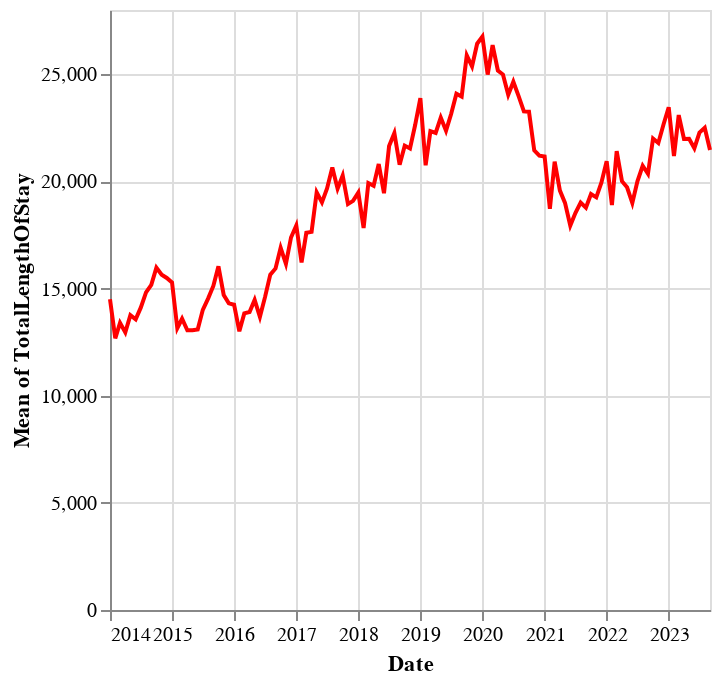

The notebook cell saved with this chart:
### Code cell
alt.Chart(shelters).mark_line(color='red').encode(
    x='Date',
    y='mean(TotalLengthOfStay)'
)

### Figure 1 — Vega-Lite specification as saved in the notebook (floating-point values rounded to 4 significant figures; data arrays with more than 128 entries replaced by an {"elided": "..."} marker saying what was removed)
{"config": {"view": {"continuousWidth": 300, "continuousHeight": 300}}, "data": {"name": "data-a062c84fea5b80d69b57e7b3b717d55a"}, "mark": {"type": "line", "color": "red"}, "encoding": {"x": {"field": "Date", "type": "temporal"}, "y": {"aggregate": "mean", "field": "TotalLengthOfStay", "type": "quantitative"}}, "$schema": "https://vega.github.io/schema/vega-lite/v5.8.0.json", "datasets": {"data-a062c84fea5b80d69b57e7b3b717d55a": {"elided": "1638 records"}}}
